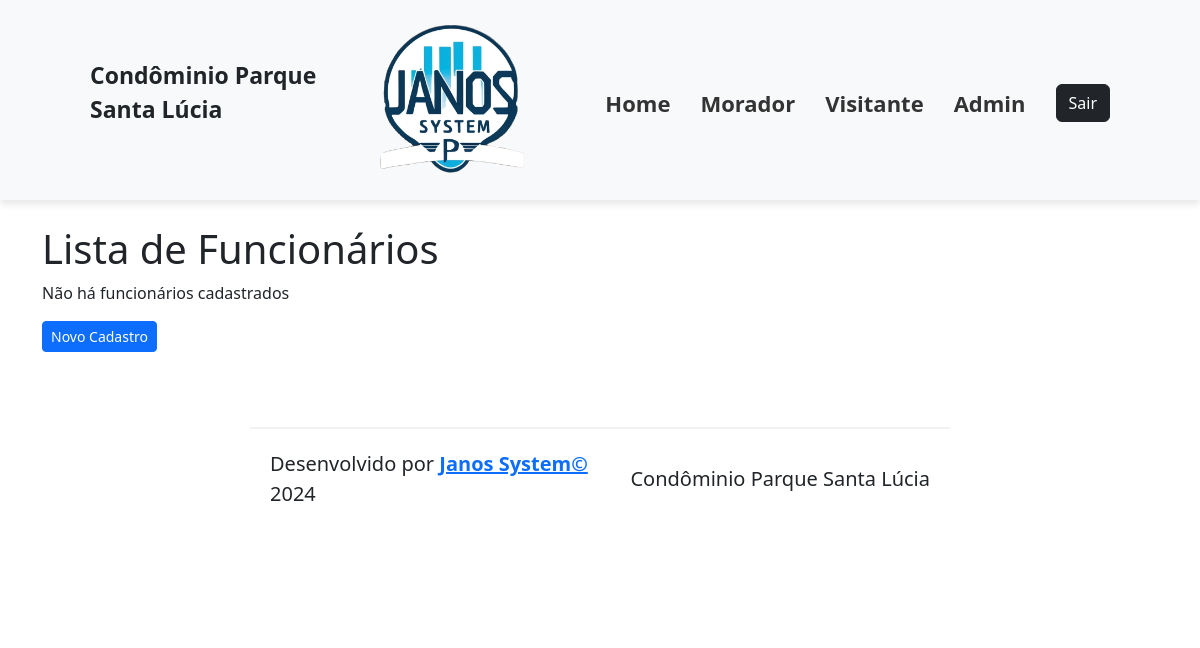
The app's page /funcionarios-lista/, older data.
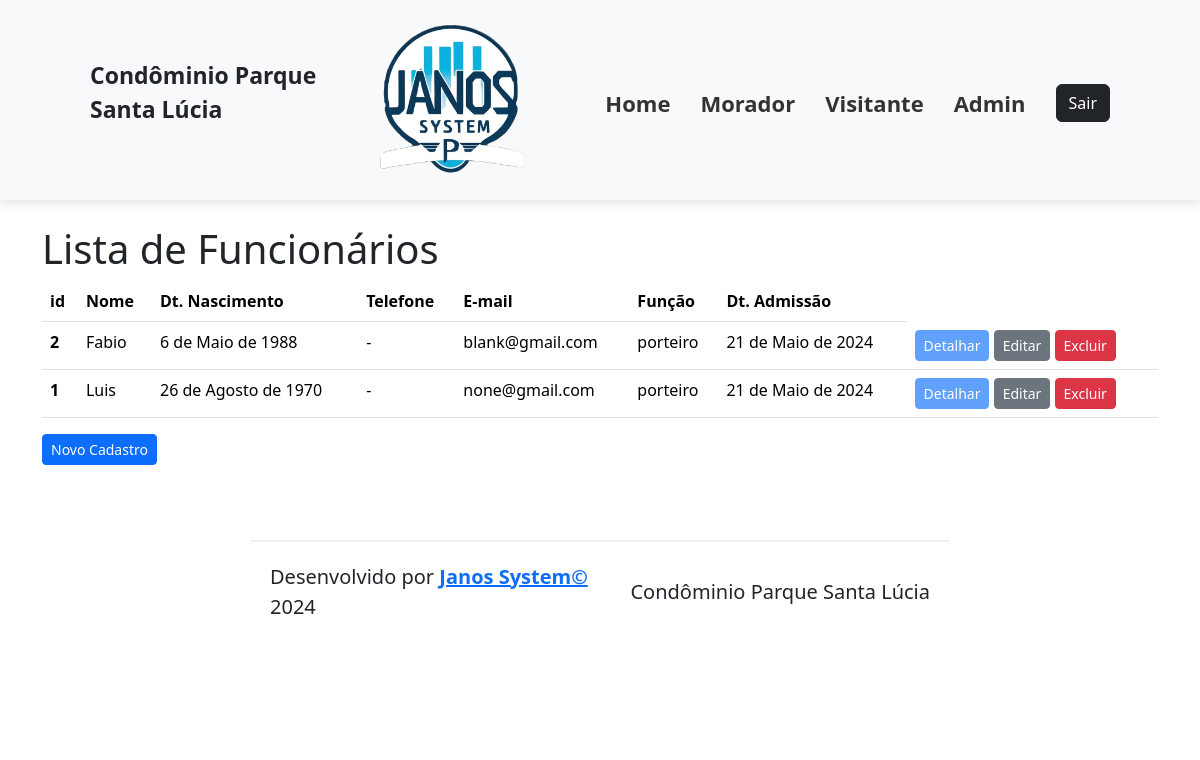
The same page, newer data.
### cadastros/models.py (models this page shows, shortened)
class Funcionario(models.Model):
    nome = models.CharField(verbose_name="Nome", max_length=50, null=False, blank=False)
    dt_nasto = models.DateField(verbose_name="Data de Nascimento", null=False, blank=False)
    doc_rg = models.CharField(verbose_name="RG", max_length=9, null=False, blank=False)
    doc_cpf = models.CharField(verbose_name="CPF", max_length=11, null=False, blank=False)
    telefone_apto = models.CharField(verbose_name="Telefone", max_length=12, null=False, blank=False)
    email = models.CharField(verbose_name="Email", max_length=100, null=False, blank=False)
    funcao = models.CharField(verbose_name="Função", max_length=15, null=False, blank=False)
    dt_admissao = models.DateField(verbose_name="Data de Admissão", null=False, blank=False)
    dt_demissao = models.DateField(verbose_name="Data de Demissão", null=True)
    motivo_demissao = models.CharField(verbose_name="Motivo da Demissão", max_length=200, null=False, blank=False)
    login = models.CharField(verbose_name="Login", max_length=10, null=False, blank=False)
    senha = models.CharField(verbose_name="Senha", max_length=6, null=False, blank=False)
    confirm_senha = models.CharField(verbose_name="Confirme a senha", max_length=6, null=False, blank=False, default="senha_confirm")
    class Meta:
        ordering = ["nome"]

### cadastros/views.py (the view)
# urls.py: path("funcionarios-lista/", FuncionarioListView.as_view(),name="funcionarios_lista"),
class FuncionarioListView(ListView):
    model = Funcionario  # Procura um template que tem o mesmo nome da model 'funcionario' acrescido de '_list'

### cadastros/Templates/cadastros/funcionario_list.html (shortened to what this page needs)
{% extends 'base.html' %}
{% load static %}
{% block content %}
    <h1> Lista de Funcionários </h1>
    {% if funcionario_list %}
        <table class="table">
          <thead>
            <tr>
              <th scope="col">id</th>
              <th scope="col">Nome</th>
              <th scope="col">Dt. Nascimento</th>
              <th scope="col">Telefone</th>
              <th scope="col">E-mail</th>
              <th scope="col">Função</th>
              <th scope="col">Dt. Admissão</th>
            </tr>
          </thead>
          <tbody>
            {% for i in funcionario_list %}
                <tr>
                    <th scope="row">{{ i.pk }}</th>
                    <td>{{i.nome}}</td>
                    <td>{{i.dt_nasto}}</td>
                    <td>{{i.telefone|default:"-"}}</td>
                    <td>{{i.email|default:"-"}}</td>
                    <td>{{i.funcao}}</td>
                    <td>{{i.dt_admissao}}</td>
                    <td>
                        <a href="{% url 'funcionarios_detalhes' pk=i.pk %}"
                           class="btn btn-primary btn-sm disabled ">Detalhar</a>
                        <a href="{% url 'funcionarios_edicao' pk=i.pk %}"
                           class="btn btn-secondary btn-sm {% if i.dt_demissao %} disabled {% endif %}">Editar</a>
                        <a href="{% url 'funcionarios_exclusao' pk=i.pk %}" class="btn btn-danger btn-sm">Excluir</a>
                    </td>
                </tr>
            {% endfor %}
          </tbody>
        </table>
    {% else %}
        <p>Não há funcionários cadastrados</p>
    {% endif %}
    <a href="{% url 'funcionarios_cadastro' %} " class="btn btn-primary btn-sm">Novo Cadastro</a>
{% endblock content %}

Row changes from the older to the newer data that the page shows:
added Funcionario: pk "2", nome "Fabio", dt_nasto "6 de Maio de 1988", telefone "-", email "blank@gmail.com", funcao "porteiro", dt_admissao "21 de Maio de 2024"
added Funcionario: pk "1", nome "Luis", dt_nasto "26 de Agosto de 1970", telefone "-", email "none@gmail.com", funcao "porteiro", dt_admissao "21 de Maio de 2024"
Text that changed along with them:
text no longer shown: "Não há funcionários cadastrados"
text now shown: "id Nome Dt. Nascimento Telefone E-mail Função Dt. Admissão"
